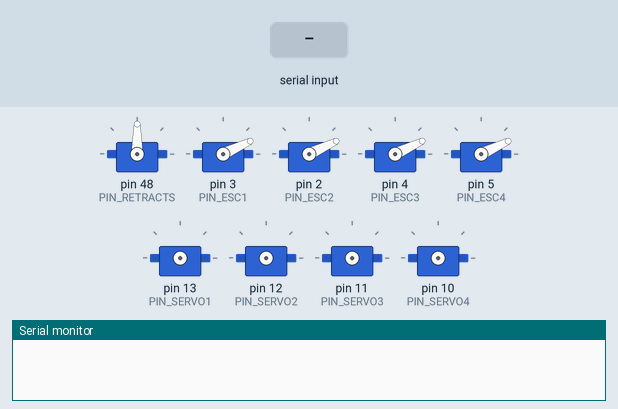
Bench run of a sketch on a simulated Arduino Mega 2560, built with avr-gcc and run on an emulated ATmega2560. Shown: 9 × servo, the last lines printed to the serial monitor. The inputs (shaded band) are chosen by the test bench.

Above: at 1.2 s.
1.3 s: "servos\n" received over Serial
2.8 s: "props\n" received over Serial
At 4.0 s:
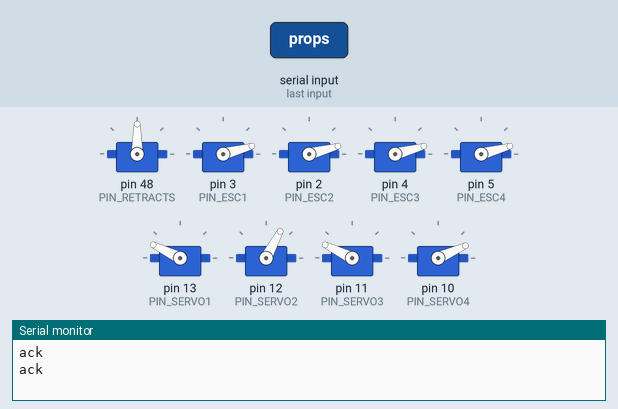
4.3 s: "retracts\n" received over Serial
At 5.0 s:
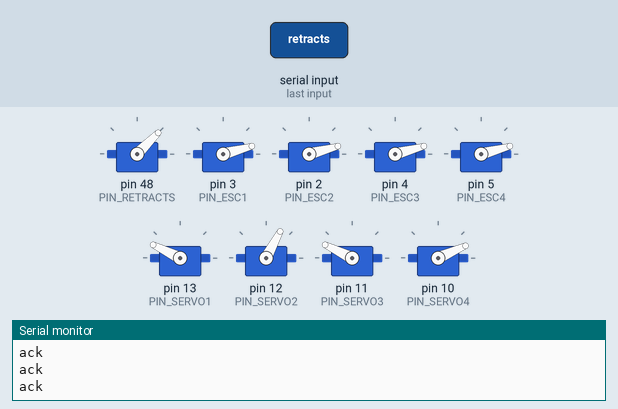
5.8 s: "shutdown\n" received over Serial
At 7.0 s:
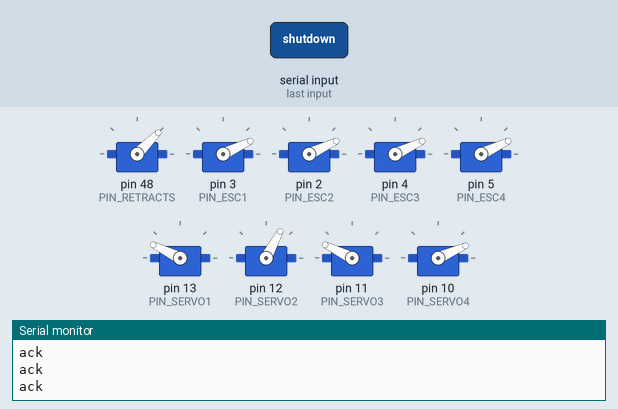
Timing chart, 0 to 8.3 s (numbered marks = the images above; inputs shaded):
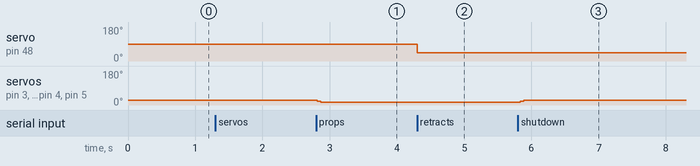

The sketch:

IOController.ino
```cpp
// NOTE: Commands can have a maximum length of 127 characters and are not
// sanitised, use with care.

// Commands (>> = rpi to arduino, << = arduino to rpi):
//
// >> servos <ang1> <ang2> <ang3> <ang4> <speed1> <speed2> <speed3> <speed4> (degrees, +/- 40)
// >> props <prop1> <prop2> <prop3> <prop4> (thrust in micronewton tussen 0 en 11,000)
// >> propsraw <prop1> <prop2> <prop3> <prop4> (raw PWM between 800 and 1700)
// >> retracts <0/1> (1 = up)
// >> pollsonar
// >> shutdown (shuts down props, servos and retracts)
//
// << sonar <dist> (cm)
// << ack (sent if setter command successful, pollsonar will respond with data instead)
// << error (sent if command is wrong, other errors cause undefined behaviour)
//
// TODO: Uitzoeken waarom geen commando sturen gelijk is aan vorige commando

#include <VarSpeedServo.h>
#include <NewPing.h>
#include <EEPROM.h>
#include <Wire.h>

#include "Kalman.h"

// Configuration
const int PIN_ESC1 = 3;
const int PIN_ESC2 = 2;
const int PIN_ESC3 = 4;
const int PIN_ESC4 = 5;

const int PIN_SERVO1 = 13;
const int PIN_SERVO2 = 12;
const int PIN_SERVO3 = 11;
const int PIN_SERVO4 = 10;

const int PIN_US_TRIGGER = 52;
const int PIN_US_ECHO = 53;

const int PIN_RETRACTS = 48;

const int SONAR_MAX_DIST = 200;

const long MILLIS_PER_PROP_STEP = 50; // ms per PWM step of variable below (or less)
const long PWM_PER_PROP_STEP = 50; // PWM per step (or less)

const long PWM_UPPER_BOUND = 12000;
const long PWM_LOWER_BOUND = 700;

// Globals
NewPing sonar(PIN_US_TRIGGER, PIN_US_ECHO, SONAR_MAX_DIST);

// Servo-like vars
VarSpeedServo retracts;
VarSpeedServo esc1, esc2, esc3, esc4;
VarSpeedServo servo1, servo2, servo3, servo4;

int angle1_mem = 0, angle2_mem = 0, angle3_mem = 0, angle4_mem = 0;

int minSpeed = 0;
int startSpeed = 30;
int maxSpeed = 127;

int minAngle = 0;
int maxAngle = 90;
int minPulse = 1000;
int maxPulse = 2000;

int alpha = 20;
int beta = 70;

int offset1 = -7;
int offset2 = 11;
int offset3 = -7;
int offset4 = -8;

int prop1_pwm = 0;
int prop1_target_pwm = 0;
int prop2_pwm = 0;
int prop2_target_pwm = 0;
int prop3_pwm = 0;
int prop3_target_pwm = 0;
int prop4_pwm = 0;
int prop4_target_pwm = 0;

long last_prop_step = 0;

bool shutdown = false;

bool prop1_detached = false;
bool prop2_detached = false;
bool prop3_detached = false;
bool prop4_detached = false;

double voltage_correct_factor = 1.0915;

// Motoren: 900 = 2000 RPM = -0.7 N, 1700 = 10600 RPM = 9.95 N
//
// Formules:
//
// rpm = microsec * 10.75 - 7675
// microsec = (rpm + 7675) / 10.75
// thrust = 0.001238372 * rpm - 3.176744
// rpm = (thrust + 3.176744) / 0.001238372
//
// Dus:
int thrust2microseconds(float thrust) {
    float rpm = (thrust + 3.176744f) / 0.001238372f;
    return (rpm + 7675) / 10.75f;
}

void setup() {
    Serial.begin(115200);

    // Init retracts + escs
    retracts.attach(PIN_RETRACTS);

    esc1.attach(PIN_ESC1);
    esc2.attach(PIN_ESC2);
    esc3.attach(PIN_ESC3);
    esc4.attach(PIN_ESC4);

    esc1.writeMicroseconds(800);
    esc2.writeMicroseconds(800);
    esc3.writeMicroseconds(800);
    esc4.writeMicroseconds(800);

    prop1_target_pwm = prop1_pwm = 800;
    prop2_target_pwm = prop2_pwm = 800;
    prop3_target_pwm = prop3_pwm = 800;
    prop4_target_pwm = prop4_pwm = 800;

    last_prop_step = millis();

    // Init servos
    servo1.write(minPulse+((minPulse/(maxAngle))*beta), startSpeed);
    servo2.write(minPulse+((minPulse/(maxAngle))*alpha), startSpeed);
    servo3.write(minPulse+((minPulse/(maxAngle))*beta), startSpeed);
    servo4.write(minPulse+((minPulse/(maxAngle))*alpha), startSpeed);
}

void loop() {
    static char buffer[128];
    static int buf_idx = 0;

    // Accept commands
    while (Serial.available()) {
        buffer[buf_idx] = Serial.read();

        if (buffer[buf_idx] == '\n') {
            buffer[buf_idx] = 0;
            parseCommand(buffer);
            buf_idx = 0;
        } else {
            buf_idx++;
        }
    }

    // Gradually change prop speed
    if (millis() - last_prop_step > MILLIS_PER_PROP_STEP) {
        adjustProps();
        last_prop_step = millis();
    }
}

// Parse incoming commands
void parseCommand(const char* buf) {
    static char response[128];
    static char command[128];
    static int args[4];

    static int angles[4];
    static int speeds[4];

    sscanf(buf, "%s", command);

    if (strcmp(command, "servos") == 0) {
        sscanf(buf, "servos %d %d %d %d %d %d %d %d", &angles[0], &angles[1], &angles[2], &angles[3], &speeds[0], &speeds[1], &speeds[2], &speeds[3]);

        servo1.attach(PIN_SERVO1, 1000, 2000);
        servo2.attach(PIN_SERVO2, 1000, 2000);
        servo3.attach(PIN_SERVO3, 1000, 2000);
        servo4.attach(PIN_SERVO4, 1000, 2000);

        angles[0] = constrain(angles[0], (minAngle-(maxAngle-beta)), (maxAngle-(maxAngle-beta)));
        angles[1] = constrain(angles[1], (minAngle-alpha), (maxAngle-alpha));
        angles[2] = constrain(angles[2], (minAngle-(maxAngle-beta)), (maxAngle-(maxAngle-beta)));
        angles[3] = constrain(angles[3], (minAngle-alpha),(maxAngle-alpha));

        speeds[0] = constrain(speeds[0], minSpeed, maxSpeed);
        speeds[1] = constrain(speeds[1], minSpeed, maxSpeed);
        speeds[2] = constrain(speeds[2], minSpeed, maxSpeed);
        speeds[3] = constrain(speeds[3], minSpeed, maxSpeed);

        servo1.write((((angles[0]+offset1)*-1+beta)*2), speeds[0]);
        servo2.write((((angles[1]+offset2)+alpha)*2), speeds[1]);
        servo3.write((((angles[2]+offset3)*-1+beta)*2), speeds[2]);
        servo4.write((((angles[3]+offset4)+alpha)*2), speeds[3]);

        Serial.println("ack");
    } else if (strcmp(command, "props") == 0) {
        sscanf(buf, "props %d %d %d %d", &args[0], &args[1], &args[2], &args[3]);

        if (args[0] == 0) {
            prop1_target_pwm = PWM_LOWER_BOUND;
        } else {
            prop1_target_pwm = constrain(thrust2microseconds(args[0] / 1000.0f - 1.0f), PWM_LOWER_BOUND, PWM_UPPER_BOUND);
        }

        if (args[1] == 0) {
            prop2_target_pwm = PWM_LOWER_BOUND;
        } else {
            prop2_target_pwm = constrain(thrust2microseconds(args[1] / 1000.0f - 1.0f), PWM_LOWER_BOUND, PWM_UPPER_BOUND);
        }

        if (args[2] == 0) {
            prop3_target_pwm = PWM_LOWER_BOUND;
        } else {
            prop3_target_pwm = constrain(thrust2microseconds(args[2] / 1000.0f - 1.0f), PWM_LOWER_BOUND, PWM_UPPER_BOUND);
        }

        if (args[3] == 0) {
            prop4_target_pwm = PWM_LOWER_BOUND;
        } else {
            prop4_target_pwm = constrain(thrust2microseconds(args[3] / 1000.0f - 1.0f), PWM_LOWER_BOUND, PWM_UPPER_BOUND);
        }

        Serial.println("ack");
    } else if (strcmp(command, "propsraw") == 0) {
        sscanf(buf, "propsraw %d %d %d %d", &args[0], &args[1], &args[2], &args[3]);

        prop1_target_pwm = constrain(args[0], PWM_LOWER_BOUND, PWM_UPPER_BOUND);
        prop2_target_pwm = constrain(args[1], PWM_LOWER_BOUND, PWM_UPPER_BOUND);
        prop3_target_pwm = constrain(args[2], PWM_LOWER_BOUND, PWM_UPPER_BOUND);
        prop4_target_pwm = constrain(args[3], PWM_LOWER_BOUND, PWM_UPPER_BOUND);

        Serial.println("ack");
    } else if (strcmp(command, "retracts") == 0) {
        sscanf(buf, "retracts %d", &args[0]);

        retracts.write(args[0] == 1 ? 135 : 45);

        Serial.println("ack");
    } else if (strcmp(command, "pollsonar") == 0) {
        int uS = sonar.ping();
        int cm = uS / US_ROUNDTRIP_CM;

        sprintf(response, "sonar %d", cm);
        Serial.println(response);
    } else if (strcmp(command, "pollbattery") == 0) {
        int v_measure = analogRead(0) * 16.0 * voltage_correct_factor / 1024.0 * 100.0;

        sprintf(response, "battery %d", v_measure);
        Serial.println(response);
    } else if (strcmp(command, "shutdown") == 0) {
        prop1_target_pwm = 800;
        prop2_target_pwm = 800;
        prop3_target_pwm = 800;
        prop4_target_pwm = 800;

        retracts.detach();

        servo1.detach();
        servo2.detach();
        servo3.detach();
        servo4.detach();

        shutdown = true;

        Serial.println("ack");
    } else {
        Serial.println("error");
    }
}

void adjustProps() {
    if (prop1_target_pwm != prop1_pwm) {
        prop1_pwm += constrain(prop1_target_pwm - prop1_pwm, -PWM_PER_PROP_STEP, PWM_PER_PROP_STEP);
        esc1.writeMicroseconds(prop1_pwm);
    } else if (shutdown && !prop1_detached) {
        esc1.detach();
        prop1_detached = true;
    }

    if (prop2_target_pwm != prop2_pwm) {
        prop2_pwm += constrain(prop2_target_pwm - prop2_pwm, -PWM_PER_PROP_STEP, PWM_PER_PROP_STEP);
        esc2.writeMicroseconds(prop2_pwm);
    } else if (shutdown && !prop2_detached) {
        esc2.detach();
        prop2_detached = true;
    }

    if (prop3_target_pwm != prop3_pwm) {
        prop3_pwm += constrain(prop3_target_pwm - prop3_pwm, -PWM_PER_PROP_STEP, PWM_PER_PROP_STEP);
        esc3.writeMicroseconds(prop3_pwm);
    } else if (shutdown && !prop3_detached) {
        esc3.detach();
        prop3_detached = true;
    }

    if (prop4_target_pwm != prop4_pwm) {
        prop4_pwm += constrain(prop4_target_pwm - prop4_pwm, -PWM_PER_PROP_STEP, PWM_PER_PROP_STEP);
        esc4.writeMicroseconds(prop4_pwm);
    } else if (shutdown && !prop4_detached) {
        esc4.detach();
        prop4_detached = true;
    }
}
```

I2C.ino
```cpp
// (licence header left out)
const uint8_t IMUAddress = 0x68; // AD0 is logic low on the PCB
const uint16_t I2C_TIMEOUT = 1000; // Used to check for errors in I2C communication

uint8_t i2cWrite(uint8_t registerAddress, uint8_t data, bool sendStop) {
  return i2cWrite(registerAddress, &data, 1, sendStop); // Returns 0 on success
}

uint8_t i2cWrite(uint8_t registerAddress, uint8_t *data, uint8_t length, bool sendStop) {
  Wire.beginTransmission(IMUAddress);
  Wire.write(registerAddress);
  Wire.write(data, length);
  uint8_t rcode = Wire.endTransmission(sendStop); // Returns 0 on success
  if (rcode) {
    Serial.print(F("i2cWrite failed: "));
    Serial.println(rcode);
  }
  return rcode; // See: http://arduino.cc/en/Reference/WireEndTransmission
}

uint8_t i2cRead(uint8_t registerAddress, uint8_t *data, uint8_t nbytes) {
  uint32_t timeOutTimer;
  Wire.beginTransmission(IMUAddress);
  Wire.write(registerAddress);
  uint8_t rcode = Wire.endTransmission(false); // Don't release the bus
  if (rcode) {
    Serial.print(F("i2cRead failed: "));
    Serial.println(rcode);
    return rcode; // See: http://arduino.cc/en/Reference/WireEndTransmission
  }
  Wire.requestFrom(IMUAddress, nbytes, (uint8_t)true); // Send a repeated start and then release the bus after reading
  for (uint8_t i = 0; i < nbytes; i++) {
    if (Wire.available())
      data[i] = Wire.read();
    else {
      timeOutTimer = micros();
      while (((micros() - timeOutTimer) < I2C_TIMEOUT) && !Wire.available());
      if (Wire.available())
        data[i] = Wire.read();
      else {
        Serial.println(F("i2cRead timeout"));
        return 5; // This error value is not already taken by endTransmission
      }
    }
  }
  return 0; // Success
}
```

Kalman.h
```cpp
// (licence header left out)
#ifndef _Kalman_h
#define _Kalman_h

class Kalman {
public:
    Kalman() {
        /* We will set the variables like so, these can also be tuned by the user */
        Q_angle = 0.001;
        Q_bias = 0.003;
        R_measure = 0.03;

        angle = 0; // Reset the angle
        bias = 0; // Reset bias

        P[0][0] = 0; // Since we assume that the bias is 0 and we know the starting angle (use setAngle), the error covariance matrix is set like so - see: http://en.wikipedia.org/wiki/Kalman_filter#Example_application.2C_technical
        P[0][1] = 0;
        P[1][0] = 0;
        P[1][1] = 0;
    };
    // The angle should be in degrees and the rate should be in degrees per second and the delta time in seconds
    double getAngle(double newAngle, double newRate, double dt) {
        // KasBot V2  -  Kalman filter module - http://www.x-firm.com/?page_id=145
        // Modified by Kristian Lauszus
        // See my blog post for more information: http://blog.tkjelectronics.dk/2012/09/a-practical-approach-to-kalman-filter-and-how-to-implement-it

        // Discrete Kalman filter time update equations - Time Update ("Predict")
        // Update xhat - Project the state ahead
        /* Step 1 */
        rate = newRate - bias;
        angle += dt * rate;

        // Update estimation error covariance - Project the error covariance ahead
        /* Step 2 */
        P[0][0] += dt * (dt*P[1][1] - P[0][1] - P[1][0] + Q_angle);
        P[0][1] -= dt * P[1][1];
        P[1][0] -= dt * P[1][1];
        P[1][1] += Q_bias * dt;

        // Discrete Kalman filter measurement update equations - Measurement Update ("Correct")
        // Calculate Kalman gain - Compute the Kalman gain
        /* Step 4 */
        S = P[0][0] + R_measure;
        /* Step 5 */
        K[0] = P[0][0] / S;
        K[1] = P[1][0] / S;

        // Calculate angle and bias - Update estimate with measurement zk (newAngle)
        /* Step 3 */
        y = newAngle - angle;
        /* Step 6 */
        angle += K[0] * y;
        bias += K[1] * y;

        // Calculate estimation error covariance - Update the error covariance
        /* Step 7 */
        P[0][0] -= K[0] * P[0][0];
        P[0][1] -= K[0] * P[0][1];
        P[1][0] -= K[1] * P[0][0];
        P[1][1] -= K[1] * P[0][1];

        return angle;
    };
    void setAngle(double newAngle) { angle = newAngle; }; // Used to set angle, this should be set as the starting angle
    double getRate() { return rate; }; // Return the unbiased rate

    /* These are used to tune the Kalman filter */
    void setQangle(double newQ_angle) { Q_angle = newQ_angle; };
    void setQbias(double newQ_bias) { Q_bias = newQ_bias; };
    void setRmeasure(double newR_measure) { R_measure = newR_measure; };

    double getQangle() { return Q_angle; };
    double getQbias() { return Q_bias; };
    double getRmeasure() { return R_measure; };

private:
    /* Kalman filter variables */
    double Q_angle; // Process noise variance for the accelerometer
    double Q_bias; // Process noise variance for the gyro bias
    double R_measure; // Measurement noise variance - this is actually the variance of the measurement noise

    double angle; // The angle calculated by the Kalman filter - part of the 2x1 state vector
    double bias; // The gyro bias calculated by the Kalman filter - part of the 2x1 state vector
    double rate; // Unbiased rate calculated from the rate and the calculated bias - you have to call getAngle to update the rate

    double P[2][2]; // Error covariance matrix - This is a 2x2 matrix
    double K[2]; // Kalman gain - This is a 2x1 vector
    double y; // Angle difference
    double S; // Estimate error
};

#endif
```

Measured:
- after the input at 2.8 s, servo on pin 3 (PIN_ESC1), servo on pin 2 (PIN_ESC2), servo on pin 4 (PIN_ESC3), servo on pin 5 (PIN_ESC4): 25° → 15° at once
- after the input at 4.3 s, servo on pin 48 (PIN_RETRACTS): 90° → 45° at once
- after the input at 5.8 s, servo on pin 3 (PIN_ESC1), servo on pin 2 (PIN_ESC2), servo on pin 4 (PIN_ESC3), servo on pin 5 (PIN_ESC4): 15° → 25° at once
